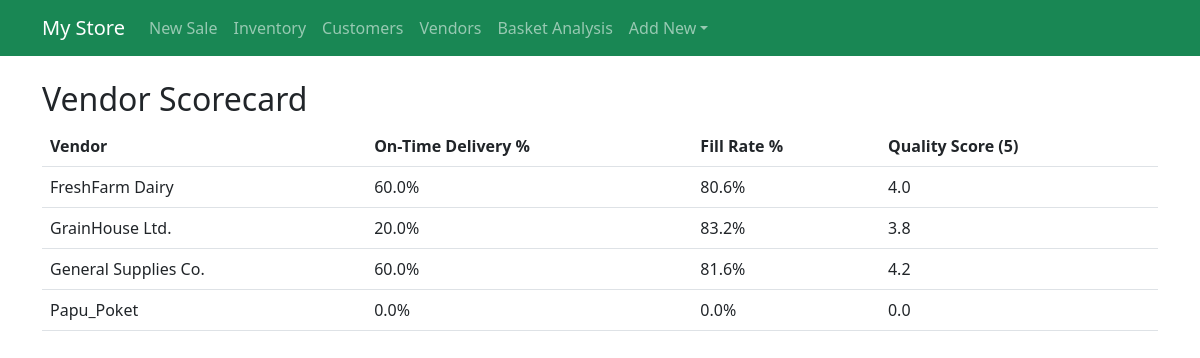
/vendors, run on the app's committed database.
### tables this page shows
CREATE TABLE vendors (
        id INTEGER PRIMARY KEY,
        name TEXT NOT NULL,
        contact TEXT,
        lead_time_days INTEGER DEFAULT 2,
        pin TEXT DEFAULT '1234'
    );

### store/app.py (the view)
@app.route('/vendors')
def vendors():
    perf = vendor_performance()
    return render_template('vendors.html', vendors=perf.to_dict('records'))

### store/analytics.py (called while the page is built)
def vendor_performance():
    conn = sqlite3.connect(DB_NAME)
    df = pd.read_sql_query("SELECT * FROM vendor_perf", conn)
    vendors = pd.read_sql_query("SELECT * FROM vendors", conn)
    conn.close()
    if df.empty:
        return vendors[['id','name']].assign(on_time_pct=0, fill_rate=0, quality_score=0)
    perf = df.groupby('vendor_id').agg(
        on_time_pct=('on_time_delivery', 'mean'),
        fill_rate=('fill_rate', 'mean'),
        quality_score=('quality_score', 'mean')
    ).reset_index()
    perf = vendors.merge(perf, left_on='id', right_on='vendor_id', how='left')
    perf = perf.fillna(0)
    perf['on_time_pct'] = (perf['on_time_pct'] * 100).round(1)
    perf['fill_rate'] = (perf['fill_rate'] * 100).round(1)
    perf['quality_score'] = perf['quality_score'].round(1)
    return perf[['id', 'name', 'on_time_pct', 'fill_rate', 'quality_score']]

### store/templates/vendors.html (shortened to what this page needs)
{% extends "base.html" %}
{% block content %}
<h2>Vendor Scorecard</h2>
<table class="table">
    <thead><tr><th>Vendor</th><th>On-Time Delivery %</th><th>Fill Rate %</th><th>Quality Score (5)</th></tr></thead>
    <tbody>
    {% for v in vendors %}
    <tr><td>{{ v.name }}</td><td>{{ v.on_time_pct }}%</td><td>{{ v.fill_rate }}%</td><td>{{ v.quality_score }}</td></tr>
    {% endfor %}
    </tbody>
</table>
{% endblock %}

### data on the page
vendors: name "FreshFarm Dairy", on_time_pct "60.0", fill_rate "80.6", quality_score "4.0"
vendors: name "GrainHouse Ltd.", on_time_pct "20.0", fill_rate "83.2", quality_score "3.8"
vendors: name "General Supplies Co.", on_time_pct "60.0", fill_rate "81.6", quality_score "4.2"
vendors: name "Papu_Poket", on_time_pct "0.0", fill_rate "0.0", quality_score "0.0"
